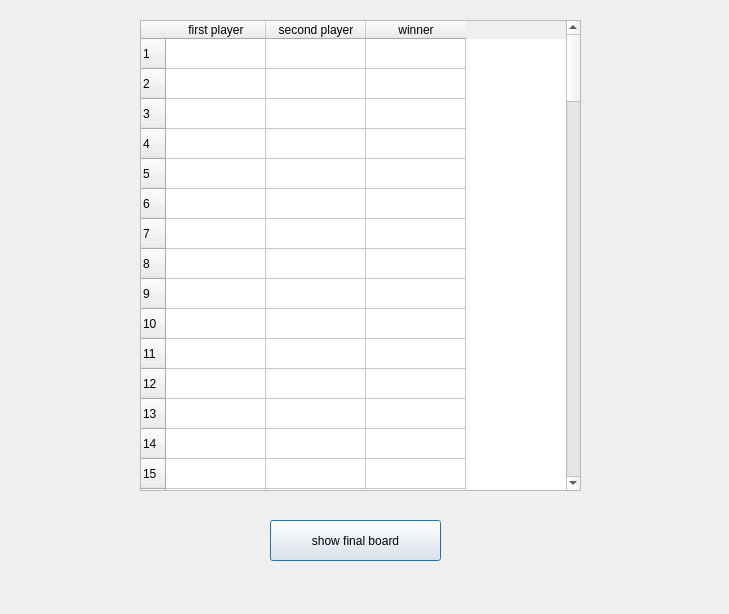
<?xml version="1.0" encoding="UTF-8"?>
<ui version="4.0">
 <class>GameHistoryDialog</class>
 <widget class="QDialog" name="GameHistoryDialog">
  <property name="geometry">
   <rect>
    <x>0</x>
    <y>0</y>
    <width>729</width>
    <height>614</height>
   </rect>
  </property>
  <property name="windowTitle">
   <string>Game history</string>
  </property>
  <widget class="QTableWidget" name="tableWidget_history">
   <property name="geometry">
    <rect>
     <x>140</x>
     <y>20</y>
     <width>441</width>
     <height>471</height>
    </rect>
   </property>
   <property name="editTriggers">
    <set>QAbstractItemView::NoEditTriggers</set>
   </property>
   <property name="selectionBehavior">
    <enum>QAbstractItemView::SelectRows</enum>
   </property>
   <property name="rowCount">
    <number>100</number>
   </property>
   <property name="columnCount">
    <number>3</number>
   </property>
   <attribute name="horizontalHeaderVisible">
    <bool>true</bool>
   </attribute>
   <attribute name="horizontalHeaderCascadingSectionResizes">
    <bool>false</bool>
   </attribute>
   <row/>
   <row/>
   <row/>
   <row/>
   <row/>
   <row/>
   <row/>
   <row/>
   <row/>
   <row/>
   <row/>
   <row/>
   <row/>
   <row/>
   <row/>
   <row/>
   <row/>
   <row/>
   <row/>
   <row/>
   <row/>
   <row/>
   <row/>
   <row/>
   <row/>
   <row/>
   <row/>
   <row/>
   <row/>
   <row/>
   <row/>
   <row/>
   <row/>
   <row/>
   <row/>
   <row/>
   <row/>
   <row/>
   <row/>
   <row/>
   <row/>
   <row/>
   <row/>
   <row/>
   <row/>
   <row/>
   <row/>
   <row/>
   <row/>
   <row/>
   <row/>
   <row/>
   <row/>
   <row/>
   <row/>
   <row/>
   <row/>
   <row/>
   <row/>
   <row/>
   <row/>
   <row/>
   <row/>
   <row/>
   <row/>
   <row/>
   <row/>
   <row/>
   <row/>
   <row/>
   <row/>
   <row/>
   <row/>
   <row/>
   <row/>
   <row/>
   <row/>
   <row/>
   <row/>
   <row/>
   <row/>
   <row/>
   <row/>
   <row/>
   <row/>
   <row/>
   <row/>
   <row/>
   <row/>
   <row/>
   <row/>
   <row/>
   <row/>
   <row/>
   <row/>
   <row/>
   <row/>
   <row/>
   <row/>
   <row/>
   <column>
    <property name="text">
     <string>first player</string>
    </property>
   </column>
   <column>
    <property name="text">
     <string>second player</string>
    </property>
   </column>
   <column>
    <property name="text">
     <string>winner</string>
    </property>
   </column>
  </widget>
  <widget class="QPushButton" name="pushButton_replayGame">
   <property name="geometry">
    <rect>
     <x>270</x>
     <y>520</y>
     <width>171</width>
     <height>41</height>
    </rect>
   </property>
   <property name="text">
    <string>show final board</string>
   </property>
  </widget>
 </widget>
 <resources/>
 <connections/>
</ui>
